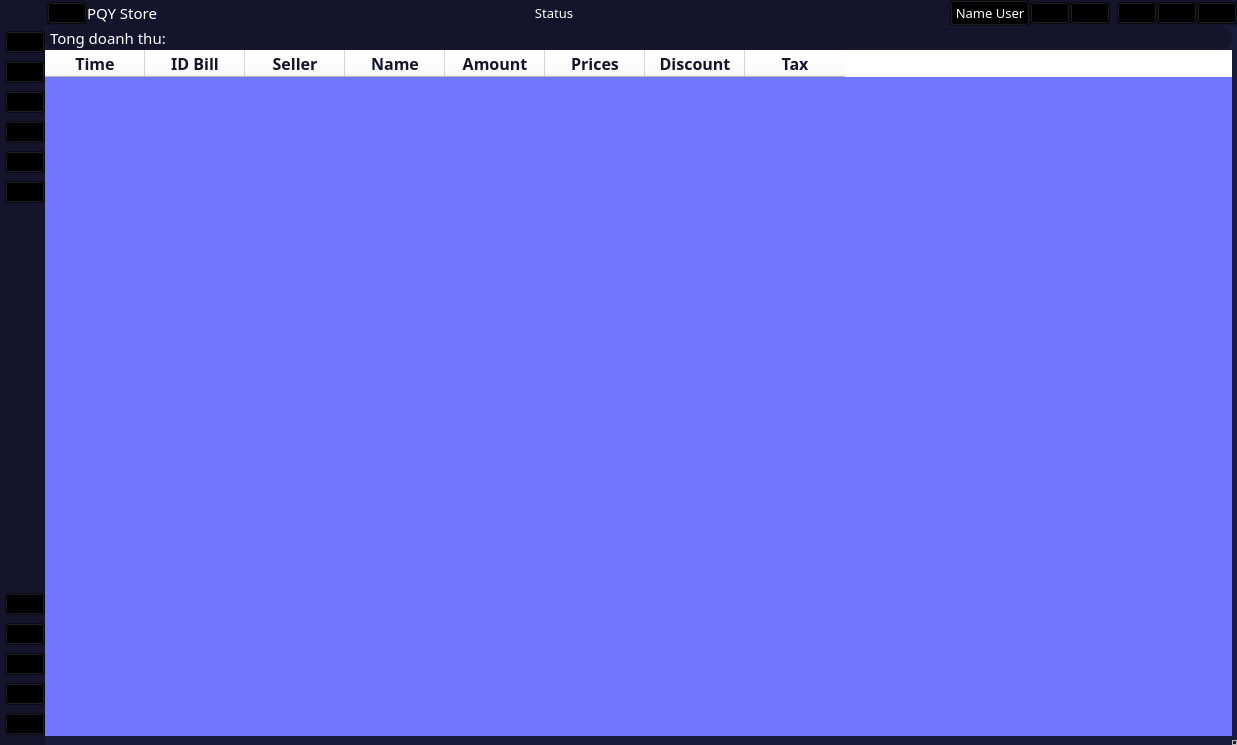
<?xml version="1.0" encoding="UTF-8"?>
<ui version="4.0">
 <class>MainWindow</class>
 <widget class="QMainWindow" name="MainWindow">
  <property name="geometry">
   <rect>
    <x>0</x>
    <y>0</y>
    <width>1237</width>
    <height>745</height>
   </rect>
  </property>
  <property name="windowTitle">
   <string>MainWindow</string>
  </property>
  <property name="styleSheet">
   <string notr="true">QTableWidget *{
	background-color: #fff;
	font: 12pt Comfortaa;
	font-weight: bold;
	color: #14142c;
}

QTableWidget::item {
	color:#000;
	border: 0px; 
	padding: 5px;
	font: 20pt Comfortaa;
}


#centralwidget{
	background-color: #1A1B3A
}

#left_menu_btn{
	color: #fff;
	font: 11pt Comfortaa;
	background-color: #14142c;
	border: 1px solid;
	border-radius: 10px;
	border-color: transparent;
}

#left_menu QPushButton {
    background-color: transparent;
}

#left_menu QPushButton:hover {
    background-color: #7275ff;
}

#name_user, #status_title{
	color: #fff;
	font: 10pt Comfortaa;
}

QToolTip {
	color: #fff;
	font: 10pt Comfortaa;
	background-color: rgba(100, 100, 100, 100);
	border: 1px solid;
	border-radius: 7px;
	border-color: #fff;
}

QPushButton{
	background-color: transparent;
}

#name_app{
	font: 11pt Comfortaa;
	color: #fff
}
#title_bar{
	background-color: #14142c;
}
#status_title{
	color: #fff
}
#left_menu{
	background-color: #14142c;
}

#tableWidget{
	background-color: #7275ff;
}

#sum_price{
	color: #fff;
	font: 11pt Comfortaa;
	background-color: #14142c;
	border: 1px solid;
	border-radius: 10px;
	border-color: transparent;
}
</string>
  </property>
  <widget class="QWidget" name="centralwidget">
   <layout class="QVBoxLayout" name="verticalLayout">
    <property name="spacing">
     <number>0</number>
    </property>
    <property name="leftMargin">
     <number>0</number>
    </property>
    <property name="topMargin">
     <number>0</number>
    </property>
    <property name="rightMargin">
     <number>0</number>
    </property>
    <property name="bottomMargin">
     <number>0</number>
    </property>
    <item alignment="Qt::AlignTop">
     <widget class="QWidget" name="title_bar" native="true">
      <layout class="QHBoxLayout" name="horizontalLayout">
       <property name="spacing">
        <number>0</number>
       </property>
       <property name="leftMargin">
        <number>0</number>
       </property>
       <property name="topMargin">
        <number>0</number>
       </property>
       <property name="rightMargin">
        <number>0</number>
       </property>
       <property name="bottomMargin">
        <number>0</number>
       </property>
       <item alignment="Qt::AlignLeft|Qt::AlignVCenter">
        <widget class="QWidget" name="logo" native="true">
         <property name="toolTip">
          <string>Built &amp; developed by PQY Team</string>
         </property>
         <layout class="QHBoxLayout" name="horizontalLayout_3">
          <property name="spacing">
           <number>0</number>
          </property>
          <property name="leftMargin">
           <number>7</number>
          </property>
          <property name="topMargin">
           <number>0</number>
          </property>
          <property name="rightMargin">
           <number>0</number>
          </property>
          <property name="bottomMargin">
           <number>0</number>
          </property>
          <item>
           <widget class="QPushButton" name="left_menu_btn">
            <property name="minimumSize">
             <size>
              <width>40</width>
              <height>0</height>
             </size>
            </property>
            <property name="text">
             <string/>
            </property>
            <property name="icon">
             <iconset>
              <normaloff>../icons/menu-white.svg</normaloff>../icons/menu-white.svg</iconset>
            </property>
            <property name="iconSize">
             <size>
              <width>26</width>
              <height>26</height>
             </size>
            </property>
            <property name="shortcut">
             <string>Ctrl+Tab</string>
            </property>
           </widget>
          </item>
          <item alignment="Qt::AlignLeft|Qt::AlignVCenter">
           <widget class="QPushButton" name="logo_app">
            <property name="text">
             <string/>
            </property>
            <property name="icon">
             <iconset>
              <normaloff>../Image/OLD/0a890a8477d7b889e1c6.jpg</normaloff>../Image/OLD/0a890a8477d7b889e1c6.jpg</iconset>
            </property>
            <property name="iconSize">
             <size>
              <width>24</width>
              <height>24</height>
             </size>
            </property>
           </widget>
          </item>
          <item alignment="Qt::AlignLeft|Qt::AlignVCenter">
           <widget class="QLabel" name="name_app">
            <property name="text">
             <string>PQY Store</string>
            </property>
           </widget>
          </item>
         </layout>
        </widget>
       </item>
       <item alignment="Qt::AlignVCenter">
        <widget class="QWidget" name="widget_5" native="true">
         <property name="sizePolicy">
          <sizepolicy hsizetype="Expanding" vsizetype="Preferred">
           <horstretch>0</horstretch>
           <verstretch>0</verstretch>
          </sizepolicy>
         </property>
         <layout class="QVBoxLayout" name="verticalLayout_2">
          <property name="spacing">
           <number>0</number>
          </property>
          <property name="leftMargin">
           <number>0</number>
          </property>
          <property name="topMargin">
           <number>0</number>
          </property>
          <property name="rightMargin">
           <number>0</number>
          </property>
          <property name="bottomMargin">
           <number>0</number>
          </property>
          <item>
           <widget class="QLabel" name="status_title">
            <property name="sizePolicy">
             <sizepolicy hsizetype="Preferred" vsizetype="Preferred">
              <horstretch>0</horstretch>
              <verstretch>0</verstretch>
             </sizepolicy>
            </property>
            <property name="text">
             <string>Status</string>
            </property>
            <property name="alignment">
             <set>Qt::AlignCenter</set>
            </property>
           </widget>
          </item>
         </layout>
        </widget>
       </item>
       <item alignment="Qt::AlignRight|Qt::AlignVCenter">
        <widget class="QWidget" name="widget_3" native="true">
         <layout class="QHBoxLayout" name="horizontalLayout_2">
          <property name="spacing">
           <number>0</number>
          </property>
          <property name="leftMargin">
           <number>0</number>
          </property>
          <property name="topMargin">
           <number>0</number>
          </property>
          <property name="rightMargin">
           <number>0</number>
          </property>
          <property name="bottomMargin">
           <number>0</number>
          </property>
          <item>
           <widget class="QPushButton" name="name_user">
            <property name="toolTip">
             <string>Profile</string>
            </property>
            <property name="layoutDirection">
             <enum>Qt::RightToLeft</enum>
            </property>
            <property name="text">
             <string>Name User</string>
            </property>
            <property name="icon">
             <iconset>
              <normaloff>../icons/user-white.svg</normaloff>../icons/user-white.svg</iconset>
            </property>
            <property name="iconSize">
             <size>
              <width>20</width>
              <height>20</height>
             </size>
            </property>
           </widget>
          </item>
          <item>
           <widget class="QPushButton" name="log_out">
            <property name="toolTip">
             <string>Log out</string>
            </property>
            <property name="text">
             <string/>
            </property>
            <property name="icon">
             <iconset>
              <normaloff>../icons/log-out-white.svg</normaloff>../icons/log-out-white.svg</iconset>
            </property>
            <property name="iconSize">
             <size>
              <width>20</width>
              <height>20</height>
             </size>
            </property>
           </widget>
          </item>
          <item>
           <widget class="QPushButton" name="return_home">
            <property name="toolTip">
             <string>Home</string>
            </property>
            <property name="text">
             <string/>
            </property>
            <property name="icon">
             <iconset>
              <normaloff>../icons/home-white.svg</normaloff>../icons/home-white.svg</iconset>
            </property>
            <property name="iconSize">
             <size>
              <width>18</width>
              <height>18</height>
             </size>
            </property>
           </widget>
          </item>
          <item>
           <widget class="QLabel" name="label_2">
            <property name="text">
             <string/>
            </property>
           </widget>
          </item>
          <item>
           <widget class="QPushButton" name="minimize_btn">
            <property name="toolTip">
             <string>Minimize</string>
            </property>
            <property name="statusTip">
             <string extracomment="Minimize"/>
            </property>
            <property name="accessibleDescription">
             <string/>
            </property>
            <property name="text">
             <string/>
            </property>
            <property name="icon">
             <iconset>
              <normaloff>../icons/minus-white.svg</normaloff>../icons/minus-white.svg</iconset>
            </property>
            <property name="iconSize">
             <size>
              <width>18</width>
              <height>18</height>
             </size>
            </property>
           </widget>
          </item>
          <item>
           <widget class="QPushButton" name="maximize_btn">
            <property name="toolTip">
             <string>Maximize</string>
            </property>
            <property name="text">
             <string/>
            </property>
            <property name="icon">
             <iconset>
              <normaloff>../icons/square-white.svg</normaloff>../icons/square-white.svg</iconset>
            </property>
            <property name="iconSize">
             <size>
              <width>18</width>
              <height>18</height>
             </size>
            </property>
           </widget>
          </item>
          <item>
           <widget class="QPushButton" name="close_btn">
            <property name="toolTip">
             <string>Close</string>
            </property>
            <property name="text">
             <string/>
            </property>
            <property name="icon">
             <iconset>
              <normaloff>../icons/x-white.svg</normaloff>../icons/x-white.svg</iconset>
            </property>
            <property name="iconSize">
             <size>
              <width>18</width>
              <height>18</height>
             </size>
            </property>
           </widget>
          </item>
         </layout>
        </widget>
       </item>
      </layout>
     </widget>
    </item>
    <item>
     <widget class="QWidget" name="screen_app" native="true">
      <property name="sizePolicy">
       <sizepolicy hsizetype="Expanding" vsizetype="Expanding">
        <horstretch>0</horstretch>
        <verstretch>0</verstretch>
       </sizepolicy>
      </property>
      <layout class="QHBoxLayout" name="horizontalLayout_6">
       <property name="spacing">
        <number>0</number>
       </property>
       <property name="leftMargin">
        <number>0</number>
       </property>
       <property name="topMargin">
        <number>0</number>
       </property>
       <property name="rightMargin">
        <number>0</number>
       </property>
       <property name="bottomMargin">
        <number>0</number>
       </property>
       <item>
        <widget class="QWidget" name="left_menu" native="true">
         <layout class="QVBoxLayout" name="verticalLayout_3">
          <property name="spacing">
           <number>8</number>
          </property>
          <property name="leftMargin">
           <number>5</number>
          </property>
          <property name="topMargin">
           <number>5</number>
          </property>
          <property name="rightMargin">
           <number>0</number>
          </property>
          <property name="bottomMargin">
           <number>10</number>
          </property>
          <item>
           <widget class="QPushButton" name="sell_button">
            <property name="sizePolicy">
             <sizepolicy hsizetype="Preferred" vsizetype="Preferred">
              <horstretch>0</horstretch>
              <verstretch>0</verstretch>
             </sizepolicy>
            </property>
            <property name="cursor">
             <cursorShape>PointingHandCursor</cursorShape>
            </property>
            <property name="layoutDirection">
             <enum>Qt::LeftToRight</enum>
            </property>
            <property name="text">
             <string/>
            </property>
            <property name="icon">
             <iconset>
              <normaloff>../icons/shopping-cart-white.svg</normaloff>../icons/shopping-cart-white.svg</iconset>
            </property>
            <property name="iconSize">
             <size>
              <width>30</width>
              <height>30</height>
             </size>
            </property>
           </widget>
          </item>
          <item>
           <widget class="QPushButton" name="shift_summary_btn">
            <property name="sizePolicy">
             <sizepolicy hsizetype="Minimum" vsizetype="Minimum">
              <horstretch>0</horstretch>
              <verstretch>0</verstretch>
             </sizepolicy>
            </property>
            <property name="cursor">
             <cursorShape>PointingHandCursor</cursorShape>
            </property>
            <property name="layoutDirection">
             <enum>Qt::LeftToRight</enum>
            </property>
            <property name="text">
             <string/>
            </property>
            <property name="icon">
             <iconset>
              <normaloff>../icons/fast-forward-white.svg</normaloff>../icons/fast-forward-white.svg</iconset>
            </property>
            <property name="iconSize">
             <size>
              <width>30</width>
              <height>30</height>
             </size>
            </property>
           </widget>
          </item>
          <item>
           <widget class="QPushButton" name="view_stock_btn">
            <property name="sizePolicy">
             <sizepolicy hsizetype="Minimum" vsizetype="Minimum">
              <horstretch>0</horstretch>
              <verstretch>0</verstretch>
             </sizepolicy>
            </property>
            <property name="cursor">
             <cursorShape>PointingHandCursor</cursorShape>
            </property>
            <property name="layoutDirection">
             <enum>Qt::RightToLeft</enum>
            </property>
            <property name="text">
             <string/>
            </property>
            <property name="icon">
             <iconset>
              <normaloff>../icons/package-white.svg</normaloff>../icons/package-white.svg</iconset>
            </property>
            <property name="iconSize">
             <size>
              <width>30</width>
              <height>30</height>
             </size>
            </property>
           </widget>
          </item>
          <item>
           <widget class="QPushButton" name="view_history_btn">
            <property name="sizePolicy">
             <sizepolicy hsizetype="Minimum" vsizetype="Minimum">
              <horstretch>0</horstretch>
              <verstretch>0</verstretch>
             </sizepolicy>
            </property>
            <property name="cursor">
             <cursorShape>PointingHandCursor</cursorShape>
            </property>
            <property name="layoutDirection">
             <enum>Qt::RightToLeft</enum>
            </property>
            <property name="text">
             <string/>
            </property>
            <property name="icon">
             <iconset>
              <normaloff>../icons/book-white.svg</normaloff>../icons/book-white.svg</iconset>
            </property>
            <property name="iconSize">
             <size>
              <width>30</width>
              <height>30</height>
             </size>
            </property>
           </widget>
          </item>
          <item>
           <widget class="QPushButton" name="import_export_btn">
            <property name="sizePolicy">
             <sizepolicy hsizetype="Minimum" vsizetype="Minimum">
              <horstretch>0</horstretch>
              <verstretch>0</verstretch>
             </sizepolicy>
            </property>
            <property name="cursor">
             <cursorShape>PointingHandCursor</cursorShape>
            </property>
            <property name="text">
             <string/>
            </property>
            <property name="icon">
             <iconset>
              <normaloff>../icons/truck-white.svg</normaloff>../icons/truck-white.svg</iconset>
            </property>
            <property name="iconSize">
             <size>
              <width>30</width>
              <height>30</height>
             </size>
            </property>
           </widget>
          </item>
          <item>
           <widget class="QPushButton" name="signup">
            <property name="sizePolicy">
             <sizepolicy hsizetype="Minimum" vsizetype="Minimum">
              <horstretch>0</horstretch>
              <verstretch>0</verstretch>
             </sizepolicy>
            </property>
            <property name="cursor">
             <cursorShape>PointingHandCursor</cursorShape>
            </property>
            <property name="layoutDirection">
             <enum>Qt::RightToLeft</enum>
            </property>
            <property name="text">
             <string/>
            </property>
            <property name="icon">
             <iconset>
              <normaloff>../icons/user-plus-white.svg</normaloff>../icons/user-plus-white.svg</iconset>
            </property>
            <property name="iconSize">
             <size>
              <width>30</width>
              <height>30</height>
             </size>
            </property>
           </widget>
          </item>
          <item>
           <spacer name="verticalSpacer">
            <property name="orientation">
             <enum>Qt::Vertical</enum>
            </property>
            <property name="sizeHint" stdset="0">
             <size>
              <width>20</width>
              <height>40</height>
             </size>
            </property>
           </spacer>
          </item>
          <item>
           <widget class="QPushButton" name="close_left_menu">
            <property name="text">
             <string/>
            </property>
            <property name="icon">
             <iconset>
              <normaloff>../icons/x-circle-white.svg</normaloff>../icons/x-circle-white.svg</iconset>
            </property>
            <property name="iconSize">
             <size>
              <width>30</width>
              <height>30</height>
             </size>
            </property>
            <property name="shortcut">
             <string>Ctrl+Tab</string>
            </property>
           </widget>
          </item>
          <item>
           <widget class="QPushButton" name="help_btn">
            <property name="text">
             <string/>
            </property>
            <property name="icon">
             <iconset>
              <normaloff>../icons/help-circle-white.svg</normaloff>../icons/help-circle-white.svg</iconset>
            </property>
            <property name="iconSize">
             <size>
              <width>30</width>
              <height>30</height>
             </size>
            </property>
           </widget>
          </item>
          <item>
           <widget class="QPushButton" name="info_btn">
            <property name="text">
             <string/>
            </property>
            <property name="icon">
             <iconset>
              <normaloff>../icons/alert-circle-white.svg</normaloff>../icons/alert-circle-white.svg</iconset>
            </property>
            <property name="iconSize">
             <size>
              <width>30</width>
              <height>30</height>
             </size>
            </property>
           </widget>
          </item>
          <item>
           <widget class="QPushButton" name="contact_btn">
            <property name="text">
             <string/>
            </property>
            <property name="icon">
             <iconset>
              <normaloff>../icons/phone-call-white.svg</normaloff>../icons/phone-call-white.svg</iconset>
            </property>
            <property name="iconSize">
             <size>
              <width>30</width>
              <height>30</height>
             </size>
            </property>
           </widget>
          </item>
          <item>
           <widget class="QPushButton" name="setting_btn">
            <property name="text">
             <string/>
            </property>
            <property name="icon">
             <iconset>
              <normaloff>../icons/settings-white.svg</normaloff>../icons/settings-white.svg</iconset>
            </property>
            <property name="iconSize">
             <size>
              <width>30</width>
              <height>30</height>
             </size>
            </property>
           </widget>
          </item>
         </layout>
        </widget>
       </item>
       <item>
        <widget class="QWidget" name="main_screen" native="true">
         <property name="sizePolicy">
          <sizepolicy hsizetype="Expanding" vsizetype="Expanding">
           <horstretch>0</horstretch>
           <verstretch>0</verstretch>
          </sizepolicy>
         </property>
         <layout class="QVBoxLayout" name="verticalLayout_4">
          <property name="spacing">
           <number>0</number>
          </property>
          <property name="leftMargin">
           <number>0</number>
          </property>
          <property name="topMargin">
           <number>0</number>
          </property>
          <property name="rightMargin">
           <number>0</number>
          </property>
          <property name="bottomMargin">
           <number>0</number>
          </property>
          <item alignment="Qt::AlignTop">
           <widget class="QWidget" name="widget" native="true">
            <layout class="QHBoxLayout" name="horizontalLayout_4">
             <property name="spacing">
              <number>0</number>
             </property>
             <property name="leftMargin">
              <number>0</number>
             </property>
             <property name="topMargin">
              <number>0</number>
             </property>
             <property name="rightMargin">
              <number>0</number>
             </property>
             <property name="bottomMargin">
              <number>0</number>
             </property>
             <item>
              <widget class="QLabel" name="sum_price">
               <property name="text">
                <string>Tong doanh thu:</string>
               </property>
              </widget>
             </item>
            </layout>
           </widget>
          </item>
          <item>
           <widget class="QWidget" name="widget_2" native="true">
            <layout class="QHBoxLayout" name="horizontalLayout_5">
             <property name="spacing">
              <number>0</number>
             </property>
             <property name="leftMargin">
              <number>0</number>
             </property>
             <property name="topMargin">
              <number>0</number>
             </property>
             <property name="rightMargin">
              <number>0</number>
             </property>
             <item>
              <widget class="QTableWidget" name="tableWidget">
               <property name="font">
                <font>
                 <pointsize>15</pointsize>
                </font>
               </property>
               <property name="styleSheet">
                <string notr="true"/>
               </property>
               <property name="frameShape">
                <enum>QFrame::NoFrame</enum>
               </property>
               <property name="editTriggers">
                <set>QAbstractItemView::DoubleClicked</set>
               </property>
               <property name="gridStyle">
                <enum>Qt::DashLine</enum>
               </property>
               <column>
                <property name="text">
                 <string>Time</string>
                </property>
               </column>
               <column>
                <property name="text">
                 <string>ID Bill</string>
                </property>
               </column>
               <column>
                <property name="text">
                 <string>Seller</string>
                </property>
               </column>
               <column>
                <property name="text">
                 <string>Name</string>
                </property>
               </column>
               <column>
                <property name="text">
                 <string>Amount</string>
                </property>
               </column>
               <column>
                <property name="text">
                 <string>Prices</string>
                </property>
               </column>
               <column>
                <property name="text">
                 <string>Discount</string>
                </property>
               </column>
               <column>
                <property name="text">
                 <string>Tax</string>
                </property>
               </column>
              </widget>
             </item>
            </layout>
           </widget>
          </item>
         </layout>
        </widget>
       </item>
       <item alignment="Qt::AlignRight|Qt::AlignBottom">
        <widget class="QFrame" name="size_grip">
         <property name="sizePolicy">
          <sizepolicy hsizetype="Minimum" vsizetype="Minimum">
           <horstretch>0</horstretch>
           <verstretch>0</verstretch>
          </sizepolicy>
         </property>
         <property name="minimumSize">
          <size>
           <width>5</width>
           <height>5</height>
          </size>
         </property>
         <property name="frameShape">
          <enum>QFrame::StyledPanel</enum>
         </property>
         <property name="frameShadow">
          <enum>QFrame::Raised</enum>
         </property>
        </widget>
       </item>
      </layout>
     </widget>
    </item>
   </layout>
  </widget>
 </widget>
 <resources/>
 <connections/>
</ui>
